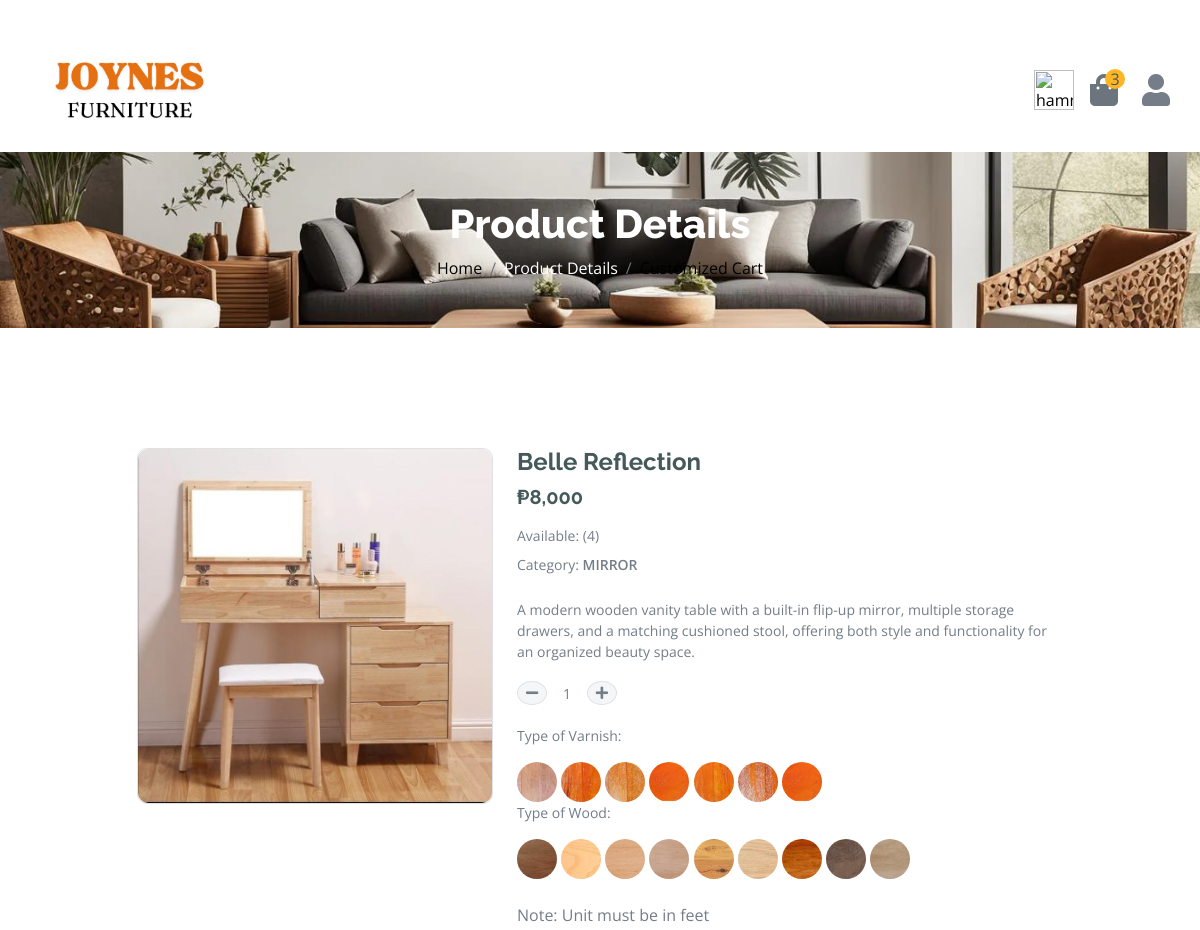
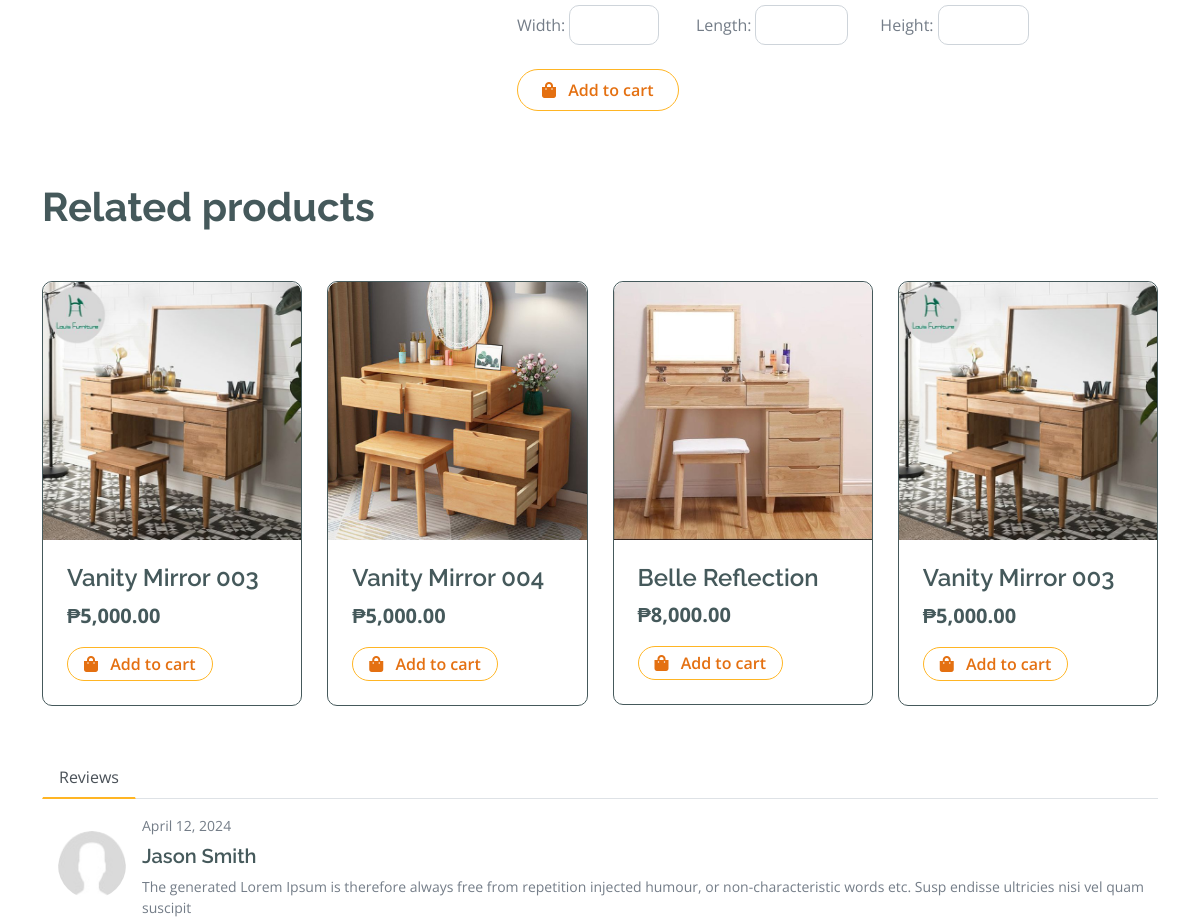
The app's page /customshop.php?id=168 (upper part), older data (2 pictures, top to bottom).
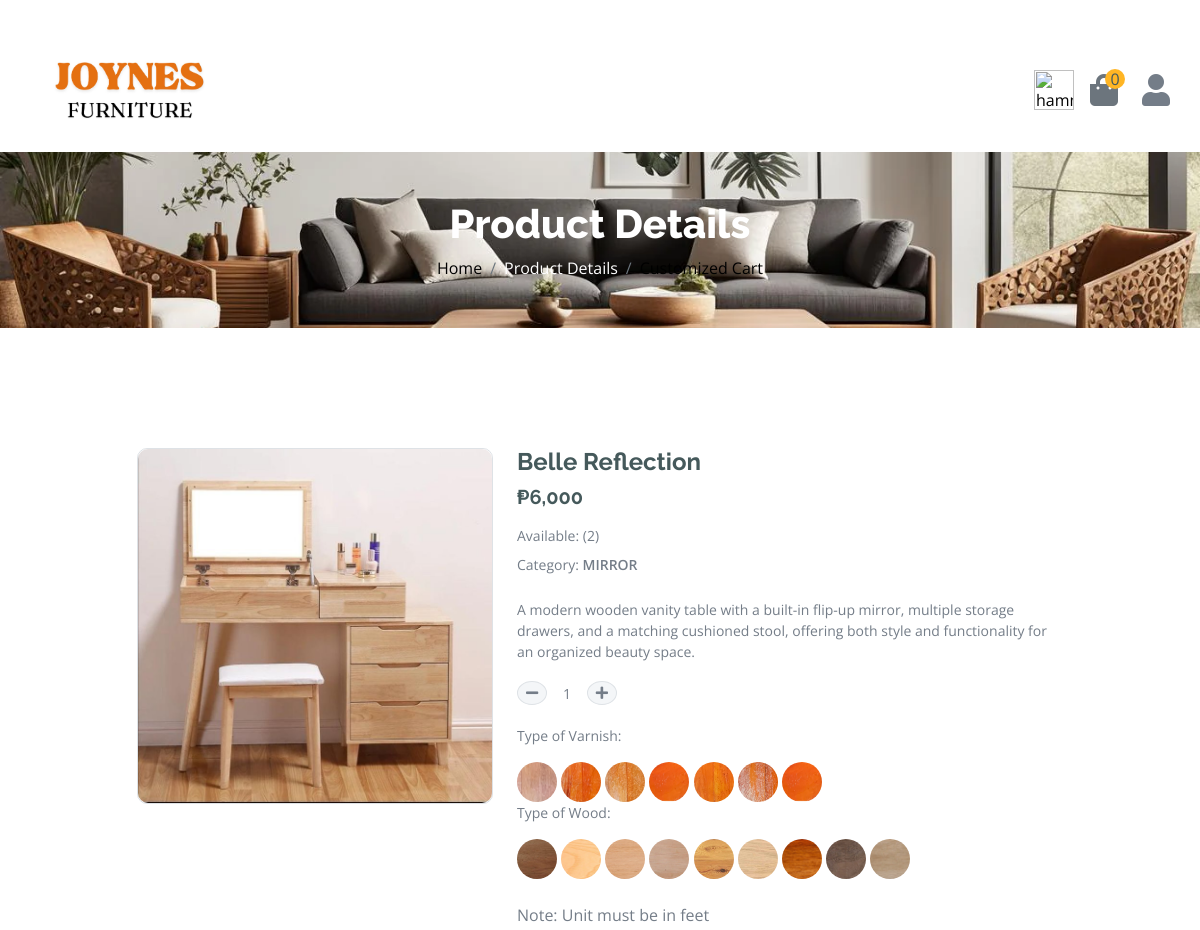
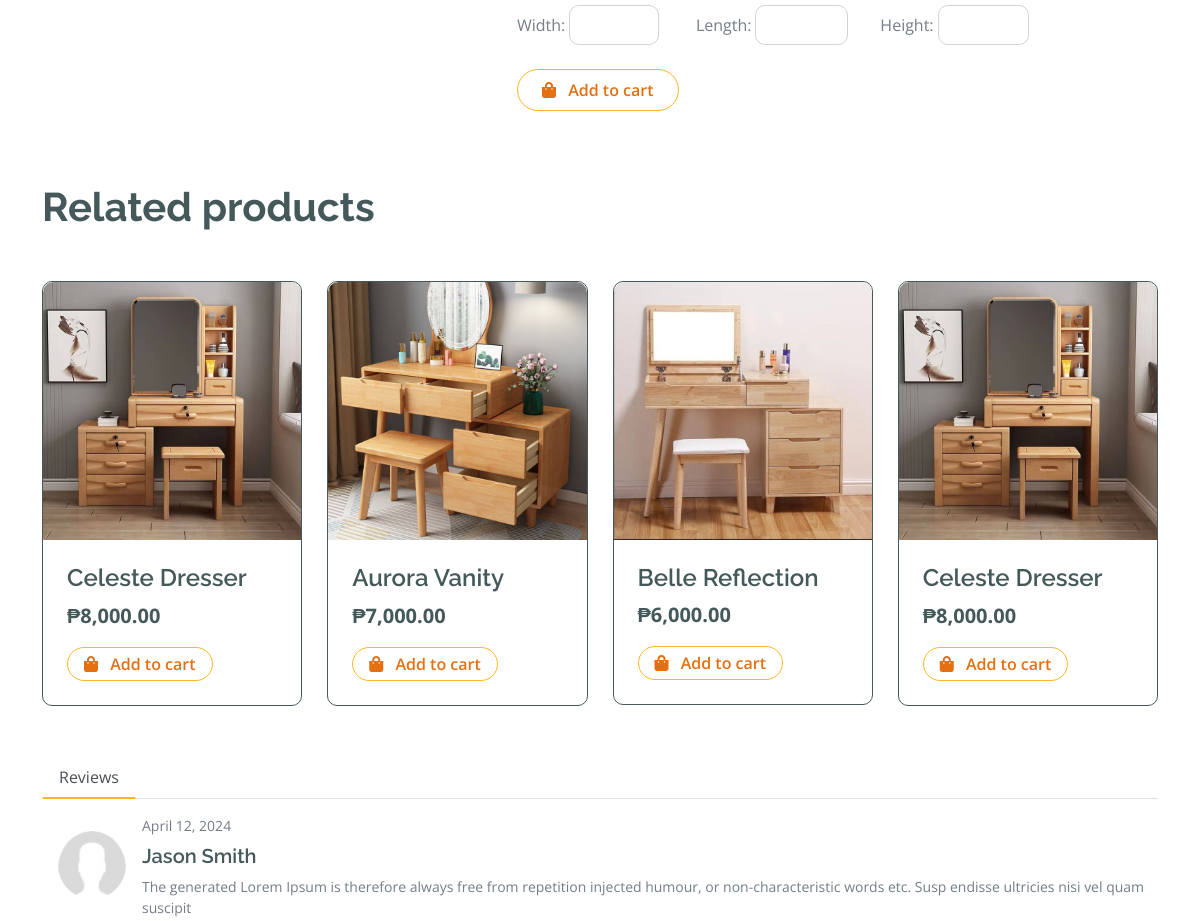
The same page, newer data (2 pictures, top to bottom).
### tables this page shows
CREATE TABLE `furnituretbl` (
  `fID` bigint(20) NOT NULL,
  `fName` varchar(255) NOT NULL,
  `category` varchar(255) NOT NULL,
  `image` varchar(255) NOT NULL,
  `fDes` varchar(5000) NOT NULL,
  `fQuantity` int(11) NOT NULL,
  `cost` bigint(255) NOT NULL,
  `date` date NOT NULL,
  `width` decimal(10,2) DEFAULT NULL,
  `length` decimal(10,2) DEFAULT NULL,
  `height` decimal(10,2) DEFAULT NULL
);

### customfunc.php (called while the page is built, shortened)
<?php
include("database.php");
$rawsql = "SELECT * FROM rawmtbl";
$rawresult = mysqli_query($conn, $rawsql);
$varsql = "SELECT * FROM varnishtbl";
$varresult = mysqli_query($conn, $varsql);
?>

### customshop.php (the view, shortened to what the changed rows need)
<?php
include("functions.php");
include("customfunc.php");
$sql5 = "SELECT COUNT(*) FROM addcart";
$result5 = mysqli_query($conn, $sql5);
$row5 = mysqli_fetch_assoc($result5);
$i = $row5['COUNT(*)'];
$id = $_GET['id'];
$sql = "SELECT * FROM furnituretbl WHERE fID= $id";
$result = mysqli_query($conn, $sql);
$row = mysqli_fetch_assoc($result);
$number = $row['cost'];
$formattedNumber = number_format($number, 0, '.', ',');
$cost = $formattedNumber;
$cat = $row['category'];
$sqlcat = "SELECT * FROM furnituretbl WHERE category = '$cat'";
$resultcat = mysqli_query($conn, $sqlcat);
?>
<!DOCTYPE html>
<html lang="en">
<head>
    <link rel="stylesheet" href="https://use.fontawesome.com/releases/v5.15.4/css/all.css" />
    <link href="https://cdn.jsdelivr.net/npm/bootstrap-icons@1.4.1/font/bootstrap-icons.css" rel="stylesheet">
    <link href="lib/lightbox/css/lightbox.min.css" rel="stylesheet">
    <link href="lib/owlcarousel/assets/owl.carousel.min.css" rel="stylesheet">
    <link href="css/bootstrap.min.css" rel="stylesheet">
    <link href="css/style.css" rel="stylesheet">
</head>
<body>
    <div class="container-fluid fixed-top">
        <div class="container px-0">
            <nav class="navbar navbar-light bg-white navbar-expand-xl">
                <div class="collapse navbar-collapse bg-white" id="navbarCollapse">
                    <div class="d-flex m-3 me-0">
                        <a href="cart.php" class="position-relative me-4 my-auto text-muted">
                            <i class="fa fa-shopping-bag fa-2x"></i>
                            <span class="position-absolute bg-secondary rounded-circle d-flex align-items-center justify-content-center text-dark px-1" style="top: -5px; left: 15px; height: 20px; min-width: 20px;"><?php echo $i; ?></span>
                        </a>
                    </div>
                </div>
            </nav>
        </div>
    </div>
    <div class="container-fluid page-header py-5">
        <h1 class="text-center text-white display-6">Product Details</h1>
    </div>
    <br>
    <div class="container-fluid py-5">
        <div class="container py-5">
            <form action="customSubmit.php" method="POST">
                <div class="col-lg-12 col-xl-12">
                    <div class="row justify-content-center">
                        <div class="col-lg-4">
                            <div class="border rounded">
                                <a href="#">
                                    <img src="./up/<?php echo $row['image']; ?>" class="img-fluid rounded" alt="Image">
                                </a>
                            </div>
                        </div>
                        <div class="col-lg-6">
                            <h4 class="fw-bold"><?php echo $row['fName']; ?></h4>
                            <h5 class="fw-bold mb-3">&#8369;<?php echo $cost; ?></h5>
                            <p class="mb-2">Available: (<?php echo $row['fQuantity']; ?>)</p>
                            <p class="mb-3">Category: <span class="text-uppercase"><?php echo $row['category']; ?></span></p>
                            <p class="mb-3"><?php echo $row['fDes']; ?></p>
                            <div class="input-group quantity mb-3 d-flex align-items-center" style="width: 100px;">
                                <div class="input-group-btn">
                                </div>
                                <input type="text" name="quantity" id="quantity" class="form-control form-control-sm text-center border-0 bg-transparent" readonly value="1">
                                <div class="input-group-btn">
                                </div>
                            </div>
                            <p class="mb-3">Type of Varnish:</p>
                            <div class="image-container">
                                <?php while ($rows = mysqli_fetch_assoc($varresult)) { ?>
                                    <label for="<?php echo $rows['ID']; ?>" class="input_var hover-text">
                                    </label>
                                <?php } ?>
                            </div>
                            <p class="mb-3">Type of Wood:</p>
                            <div class="image-container mt-2">
                                <?php while ($rows = mysqli_fetch_assoc($rawresult)) { ?>
                                    <label for="<?php echo $rows['pID']; ?>" class="input_var hover-text">
                                    </label>
                                <?php } ?>
                            </div>
                            <div class="custom-size mt-4">
                                <label>Note: Unit must be in feet</label>
                                <div class=" mt-2 d-flex justify-content-start">
                                </div>
                            </div>
                            <div>
                                <button type="submit" class="btn border border-secondary rounded-pill px-4 py-2 text-primary mt-4 mb-4" name="add"><i class="fa fa-shopping-bag me-2 text-primary"></i> Add to cart</button>
                            </div>
                        </div>
                    </div>
                </div>
            </form>
            <h1 class="fw-bold mb-0 mt-5">Related products</h1>
            <div class="vesitable">
                <div class="owl-carousel vegetable-carousel justify-content-center">
                    <?php while ($rowcat = mysqli_fetch_assoc($resultcat)) {
                        $number = $rowcat['cost'];
                        $formattedNumber = number_format($number, 2, '.', ',');
                        $costt = $formattedNumber;
                        ?>
                        <div class="border border-dark rounded position-relative vesitable-item">
                            <div class="vesitable-img">
                                <a href="?id=<?php echo $rowcat['fID']; ?>">
                                    <img src="./up/<?php echo $rowcat['image']; ?>" class="img-fluid w-100 rounded-top" alt="">
                                </a>
                            </div>
                            <div class="p-4 pb-0 rounded-bottom">
                                <h4><?php echo $rowcat['fName']; ?></h4>
                                <div class="d-flex justify-content-between flex-lg-wrap">
                                    <p class="text-dark fs-5 fw-bold">&#8369;<?php echo $costt; ?></p>
                                    <a href="#" class="btn border border-secondary rounded-pill px-3 py-1 mb-4 text-primary"><i class="fa fa-shopping-bag me-2 text-primary"></i> Add to cart</a>
                                </div>
                            </div>
                        </div>
                    <?php
                    }
                    ?>
                </div>
            </div>
        </div>
    </div>
</body>
</html>

Row changes from the older to the newer data that the page shows:
changed furnituretbl "Belle Reflection": cost "8,000" → "6,000"; fQuantity "4" → "2"; cost "8,000.00" → "6,000.00"
changed furnituretbl: image: a different picture; fName "Vanity Mirror 003" → "Celeste Dresser"; cost "5,000.00" → "8,000.00"
changed furnituretbl: fName "Vanity Mirror 004" → "Aurora Vanity"; cost "5,000.00" → "7,000.00"
Text that changed along with them:
$i: "3" → "0"
